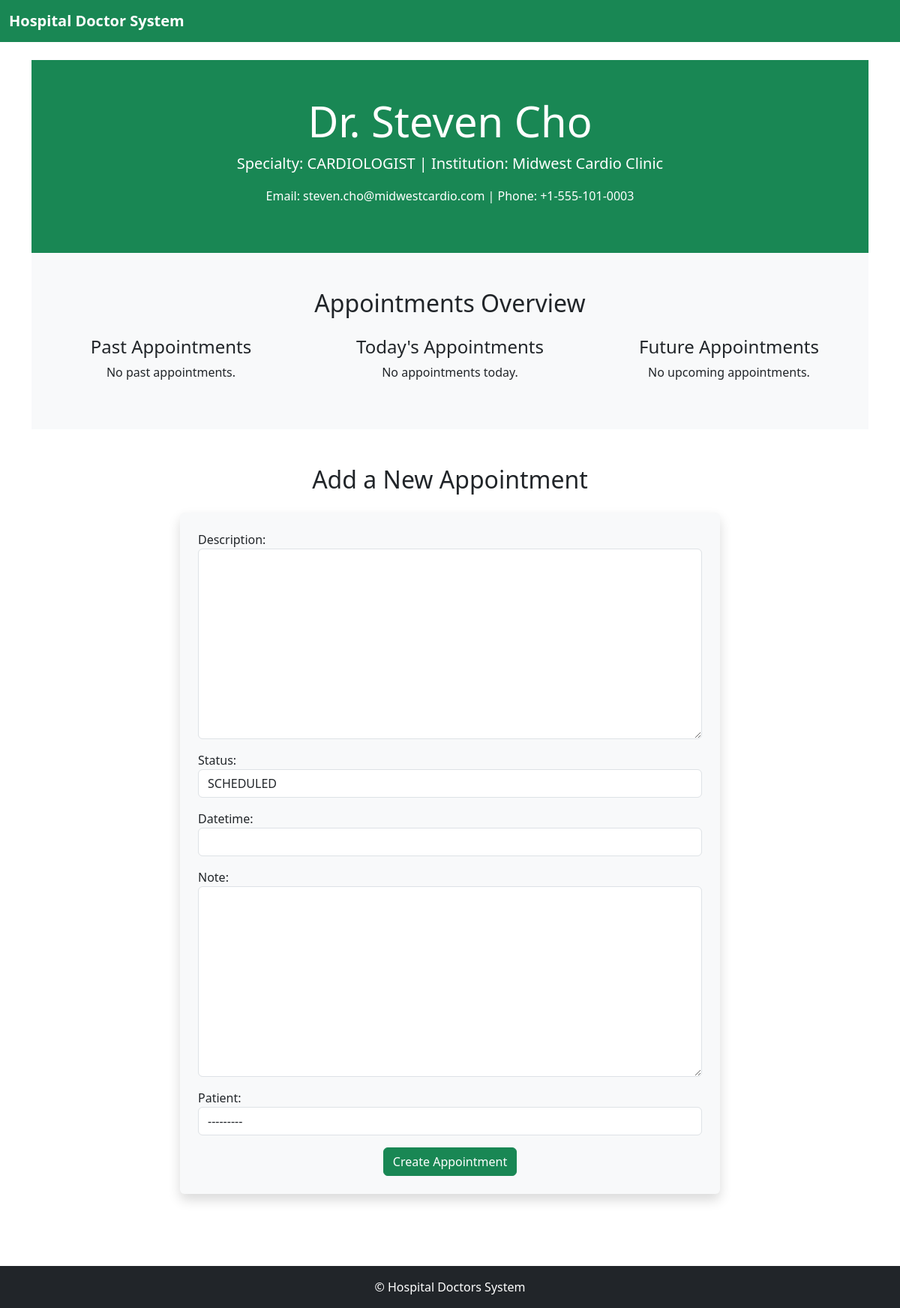
/doctors/3/, run on the app's committed database.
### hospital_app/models.py (models this page shows, shortened)
class Doctor(models.Model):
    SPECIALITY_CHOICE = [
        ("cardiologist", "CARDIOLOGIST"),
        ("dermatologist", "DERMATOLOGIST"),
        ("neurologist","NEUROLOGIST")
    ]
    user = models.ForeignKey(User, on_delete=models.CASCADE)
    full_name = models.CharField(max_length=101)
    specialty = models.CharField(max_length=51, choices=SPECIALITY_CHOICE)
    image = models.ImageField(upload_to="doctors/",  null=True, blank=True)
    institution = models.CharField(max_length=101)
    completed_appointments = models.PositiveIntegerField(default=0)
    email = models.EmailField()
    phone = models.CharField(max_length=101)

### hospital_app/views.py (the view, shortened to what this page needs)
# urls.py: path('doctors/<int:doctor_id>/', views.doctor_detail, name="doctor_detail")
def doctor_detail(request, doctor_id):
    doctor = get_object_or_404(Doctor, id=doctor_id)
    form = AppointmentForm()
    now = timezone.now()
    all_appointments = Appointment.objects.filter(responsible_doctor=doctor)
    past_appointments = all_appointments.filter(datetime__lt=now, status='completed')
    today_appointments = all_appointments.filter(datetime__date=now.date())
    future_appointments = all_appointments.filter(datetime__gt=now, status='scheduled')
    context = {
        'doctor': doctor,
        'form': form,
        'past_appointments': past_appointments,
        'today_appointments': today_appointments,
        'future_appointments': future_appointments,
    }
    return render(request, 'doctor_detail.html', context)

### hospital_app/forms.py
class AppointmentForm(forms.ModelForm):
    def __init__(self, *args, **kwargs):
        super(AppointmentForm, self).__init__(*args, **kwargs)
        for field_name, field in self.fields.items():
            field.widget.attrs['class'] = 'form-control'
    class Meta:
        model = Appointment
        exclude = ['responsible_doctor', "appointment_type"]

### hospital_app/models.py (called while the page is built)
    def __str__(self):
        return self.full_name

### hospital_app/templates/doctor_detail.html (shortened to what this page needs)
{% extends 'base.html' %}
{% block content %}
<section class="py-5 bg-success text-white text-center">
    <div class="container">
        <h1 class="display-4">{{ doctor.full_name }}</h1>
        <p class="lead">Specialty: {{ doctor.get_specialty_display }} | Institution: {{ doctor.institution }}</p>
        <p>Email: {{ doctor.email }} | Phone: {{ doctor.phone }}</p>
    </div>
</section>
<section class="py-5 bg-light">
    <div class="container">
        <h2 class="mb-4 text-center">Appointments Overview</h2>
        <div class="row">
            <div class="col-md-4">
                <h4 class="text-center">Past Appointments</h4>
                {% for appt in past_appointments %}
                <div class="card mb-3">
                    <div class="card-body">
                        <h5 class="card-title">{{ appt.get_appointment_type_display }}</h5>
                        <p class="card-text">{{ appt.description }}</p>
                        <p class="text-muted">Date: {{ appt.datetime }}</p>
                        <p class="text-muted">Patient: {{ appt.patient.full_name }}</p>
                    </div>
                </div>
                {% empty %}
                <p class="text-center">No past appointments.</p>
                {% endfor %}
            </div>
            <div class="col-md-4">
                <h4 class="text-center">Today's Appointments</h4>
                {% for appt in today_appointments %}
                <div class="card mb-3">
                    <div class="card-body">
                        <h5 class="card-title">{{ appt.get_appointment_type_display }}</h5>
                        <p class="card-text">{{ appt.description }}</p>
                        <p class="text-muted">Time: {{ appt.datetime|time }}</p>
                        <p class="text-muted">Patient: {{ appt.patient.full_name }}</p>
                    </div>
                </div>
                {% empty %}
                <p class="text-center">No appointments today.</p>
                {% endfor %}
            </div>
            <div class="col-md-4">
                <h4 class="text-center">Future Appointments</h4>
                {% for appt in future_appointments %}
                <div class="card mb-3">
                    <div class="card-body">
                        <h5 class="card-title">{{ appt.get_appointment_type_display }}</h5>
                        <p class="card-text">{{ appt.description }}</p>
                        <p class="text-muted">Scheduled for: {{ appt.datetime }}</p>
                        <p class="text-muted">Patient: {{ appt.patient.full_name }}</p>
                    </div>
                </div>
                {% empty %}
                <p class="text-center">No upcoming appointments.</p>
                {% endfor %}
            </div>
        </div>
    </div>
</section>
<section class="py-5 bg-white">
    <div class="container">
        <h2 class="mb-4 text-center">Add a New Appointment</h2>
        <div class="row justify-content-center">
            <div class="col-md-8">
                <form method="post" class="p-4 bg-light rounded shadow">
                    {{ form.as_p }}
                    <div class="text-center">
                        <button type="submit" class="btn btn-success">Create Appointment</button>
                    </div>
                </form>
            </div>
        </div>
    </div>
</section>
{% endblock %}

### data on the page
Doctor: full_name "Dr. Steven Cho", specialty "CARDIOLOGIST", institution "Midwest Cardio Clinic", email "steven.cho@midwestcardio.com", phone "+1-555-101-0003"
